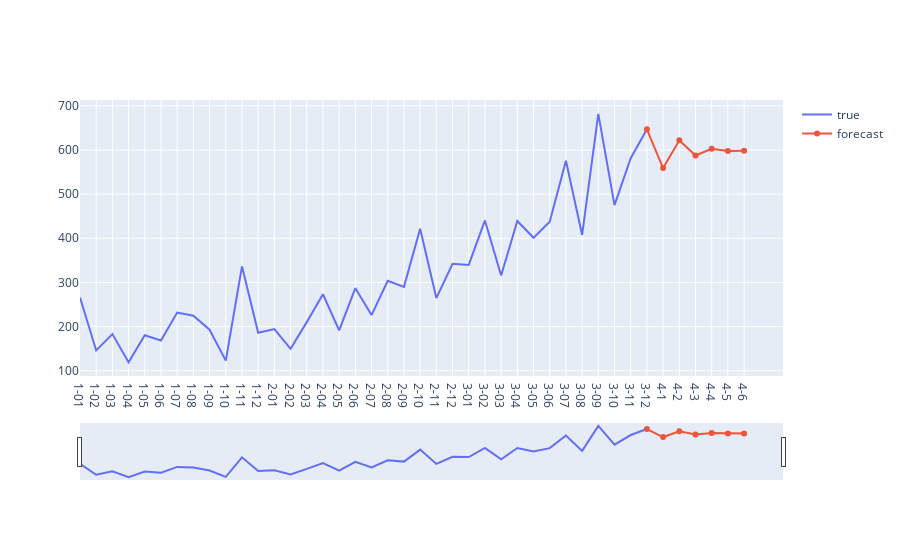

Source (notebook cell):
### Code cell
fig = go.Figure([go.Scatter(name = 'true',x=data['Month'], y=data['Sales'])])
fig.add_trace(go.Scatter(name = 'forecast',x=df_sales_F['Month'], y=df_sales_F['Sales']))
fig.update_xaxes(rangeslider_visible=True)
fig.show()

### Figure 1 — Plotly figure (JSON) as saved in the notebook; plotly's stock layout.template omitted (floating-point values rounded to 4 significant figures)
{"data": [{"name": "true", "type": "scatter", "x": ["1-01", "1-02", "1-03", "1-04", "1-05", "1-06", "1-07", "1-08", "1-09", "1-10", "1-11", "1-12", "2-01", "2-02", "2-03", "2-04", "2-05", "2-06", "2-07", "2-08", "2-09", "2-10", "2-11", "2-12", "3-01", "3-02", "3-03", "3-04", "3-05", "3-06", "3-07", "3-08", "3-09", "3-10", "3-11", "3-12"], "y": [266, 145.9, 183.1, 119.3, 180.3, 168.5, 231.8, 224.5, 192.8, 122.9, 336.5, 185.9, 194.3, 149.5, 210.1, 273.3, 191.4, 287, 226, 303.6, 289.9, 421.6, 264.5, 342.3, 339.7, 440.4, 315.9, 439.3, 401.3, 437.4, 575.5, 407.6, 682, 475.3, 581.3, 646.9]}, {"name": "forecast", "type": "scatter", "x": ["3-12", "4-1", "4-2", "4-3", "4-4", "4-5", "4-6"], "y": [646.9, 559.1, 622.1, 587.6, 602.5, 598.0, 598.2]}], "layout": {"xaxis": {"rangeslider": {"visible": true}}}}
